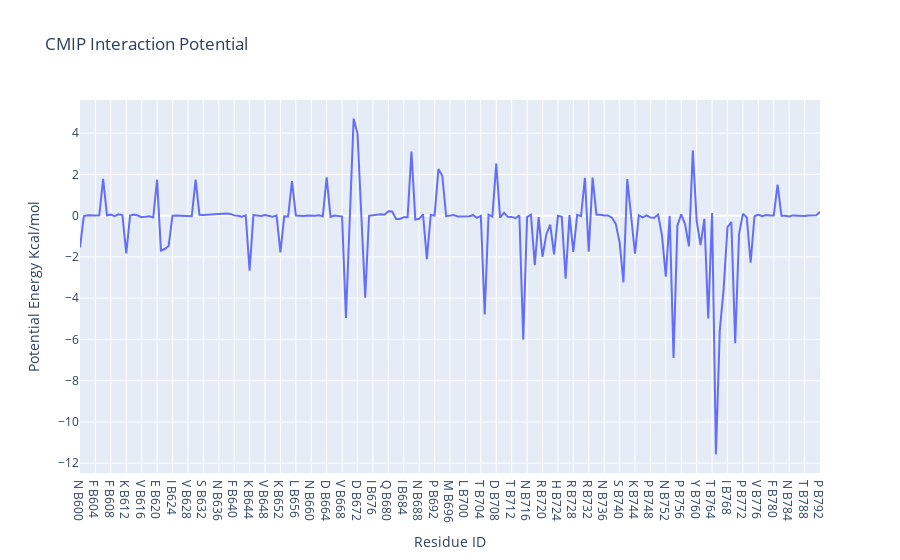

The code cell stored with this chart in its notebook:
### Markdown cell above
<a id="plotRBD_residues"></a>
### Interaction energy by residue
Visualizing the **interaction potential energies** computed by **CMIP**. The plot shows **interactions energies** (in kcal/mol, Y axis) for **each of the residues** (computed summing the contributions of all atoms included in the residue) of the **RBD protein** (X axis).

### Code cell
import plotly
import plotly.graph_objs as go
from biobb_cmip.utils.representation import get_energies_byres


res_list, energy_dict = get_energies_byres(RBD_byat_out, cutoff=55)

plotly.offline.init_notebook_mode(connected=True)

fig = {"data": [go.Scatter(x=res_list, y=energy_dict['ES&VDW'])],
       "layout": go.Layout(title="CMIP Interaction Potential", 
                           xaxis=dict(title = "Residue ID"), 
                           yaxis=dict(title = "Potential Energy Kcal/mol"))}

plotly.offline.iplot(fig)

### Figure 1 — Plotly figure (JSON) as saved in the notebook; plotly's stock layout.template omitted (floating-point values rounded to 4 significant figures; data arrays with more than 128 entries replaced by an {"elided": "..."} marker saying what was removed)
{"data": [{"type": "scatter", "x": {"elided": "193 str values"}, "y": {"elided": "193 float values"}}], "layout": {"title": {"text": "CMIP Interaction Potential"}, "xaxis": {"title": {"text": "Residue ID"}}, "yaxis": {"title": {"text": "Potential Energy Kcal/mol"}}}}
